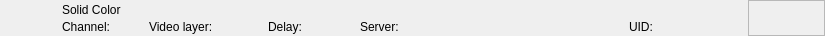
<?xml version="1.0" encoding="UTF-8"?>
<ui version="4.0">
 <class>RundownSolidColorWidget</class>
 <widget class="QWidget" name="RundownSolidColorWidget">
  <property name="geometry">
   <rect>
    <x>0</x>
    <y>0</y>
    <width>825</width>
    <height>36</height>
   </rect>
  </property>
  <layout class="QHBoxLayout" name="horizontalLayout">
   <property name="spacing">
    <number>0</number>
   </property>
   <property name="margin">
    <number>0</number>
   </property>
   <item>
    <widget class="QFrame" name="frameItem">
     <property name="sizePolicy">
      <sizepolicy hsizetype="Preferred" vsizetype="Fixed">
       <horstretch>0</horstretch>
       <verstretch>0</verstretch>
      </sizepolicy>
     </property>
     <property name="minimumSize">
      <size>
       <width>0</width>
       <height>36</height>
      </size>
     </property>
     <widget class="QLabel" name="labelIcon">
      <property name="geometry">
       <rect>
        <x>22</x>
        <y>2</y>
        <width>32</width>
        <height>32</height>
       </rect>
      </property>
      <property name="text">
       <string/>
      </property>
      <property name="pixmap">
       <pixmap resource="../Widgets.qrc">:/Graphics/Images/SolidColor.png</pixmap>
      </property>
      <property name="scaledContents">
       <bool>true</bool>
      </property>
     </widget>
     <widget class="QLabel" name="labelLabel">
      <property name="geometry">
       <rect>
        <x>62</x>
        <y>2</y>
        <width>533</width>
        <height>16</height>
       </rect>
      </property>
      <property name="text">
       <string>Solid Color</string>
      </property>
     </widget>
     <widget class="QLabel" name="labelChannel">
      <property name="geometry">
       <rect>
        <x>62</x>
        <y>19</y>
        <width>78</width>
        <height>16</height>
       </rect>
      </property>
      <property name="text">
       <string>Channel:</string>
      </property>
     </widget>
     <widget class="QLabel" name="labelVideolayer">
      <property name="geometry">
       <rect>
        <x>149</x>
        <y>19</y>
        <width>110</width>
        <height>16</height>
       </rect>
      </property>
      <property name="text">
       <string>Video layer:</string>
      </property>
     </widget>
     <widget class="QLabel" name="labelColor">
      <property name="geometry">
       <rect>
        <x>0</x>
        <y>0</y>
        <width>18</width>
        <height>36</height>
       </rect>
      </property>
      <property name="text">
       <string/>
      </property>
     </widget>
     <widget class="QLabel" name="labelGroupColor">
      <property name="geometry">
       <rect>
        <x>0</x>
        <y>0</y>
        <width>6</width>
        <height>36</height>
       </rect>
      </property>
      <property name="text">
       <string/>
      </property>
     </widget>
     <widget class="QLabel" name="labelDevice">
      <property name="geometry">
       <rect>
        <x>360</x>
        <y>19</y>
        <width>260</width>
        <height>16</height>
       </rect>
      </property>
      <property name="text">
       <string>Server:</string>
      </property>
     </widget>
     <widget class="QLabel" name="labelDelay">
      <property name="geometry">
       <rect>
        <x>268</x>
        <y>19</y>
        <width>83</width>
        <height>16</height>
       </rect>
      </property>
      <property name="text">
       <string>Delay:</string>
      </property>
     </widget>
     <widget class="QLabel" name="labelRemoteTriggerId">
      <property name="geometry">
       <rect>
        <x>629</x>
        <y>19</y>
        <width>111</width>
        <height>16</height>
       </rect>
      </property>
      <property name="text">
       <string>UID:</string>
      </property>
     </widget>
    </widget>
   </item>
   <item>
    <widget class="QFrame" name="frameStatus">
     <property name="minimumSize">
      <size>
       <width>77</width>
       <height>0</height>
      </size>
     </property>
     <property name="maximumSize">
      <size>
       <width>77</width>
       <height>16777215</height>
      </size>
     </property>
     <property name="frameShape">
      <enum>QFrame::StyledPanel</enum>
     </property>
     <property name="frameShadow">
      <enum>QFrame::Raised</enum>
     </property>
     <widget class="QLabel" name="labelGpiConnected">
      <property name="geometry">
       <rect>
        <x>1</x>
        <y>2</y>
        <width>32</width>
        <height>32</height>
       </rect>
      </property>
      <property name="minimumSize">
       <size>
        <width>32</width>
        <height>32</height>
       </size>
      </property>
      <property name="maximumSize">
       <size>
        <width>32</width>
        <height>32</height>
       </size>
      </property>
      <property name="lineWidth">
       <number>0</number>
      </property>
      <property name="text">
       <string/>
      </property>
      <property name="pixmap">
       <pixmap resource="../Widgets.qrc">:/Graphics/Images/GpiConnected.png</pixmap>
      </property>
      <property name="scaledContents">
       <bool>true</bool>
      </property>
     </widget>
     <widget class="QLabel" name="labelDisconnected">
      <property name="geometry">
       <rect>
        <x>32</x>
        <y>2</y>
        <width>32</width>
        <height>32</height>
       </rect>
      </property>
      <property name="minimumSize">
       <size>
        <width>32</width>
        <height>32</height>
       </size>
      </property>
      <property name="maximumSize">
       <size>
        <width>32</width>
        <height>32</height>
       </size>
      </property>
      <property name="text">
       <string/>
      </property>
      <property name="pixmap">
       <pixmap resource="../Widgets.qrc">:/Graphics/Images/Disconnected.png</pixmap>
      </property>
      <property name="scaledContents">
       <bool>true</bool>
      </property>
     </widget>
     <widget class="QLabel" name="labelActiveColor">
      <property name="geometry">
       <rect>
        <x>69</x>
        <y>0</y>
        <width>8</width>
        <height>36</height>
       </rect>
      </property>
      <property name="minimumSize">
       <size>
        <width>8</width>
        <height>36</height>
       </size>
      </property>
      <property name="maximumSize">
       <size>
        <width>8</width>
        <height>36</height>
       </size>
      </property>
      <property name="text">
       <string/>
      </property>
     </widget>
    </widget>
   </item>
  </layout>
 </widget>
 <resources>
  <include location="../Widgets.qrc"/>
 </resources>
 <connections/>
 <slots>
  <slot>addToCombo()</slot>
 </slots>
</ui>
